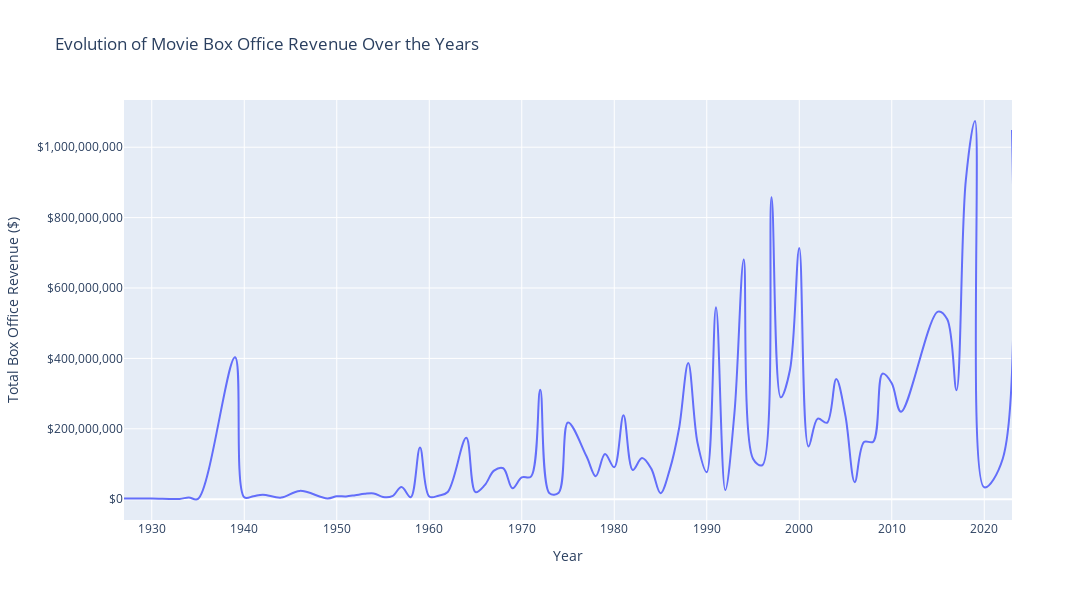

Notebook code for this chart:
### Code cell
# Prepare data for box office revenue evolution
oscar_revenue_data_corrected = oscar_act_info[['Movie box office revenue', 'Movie release year']].dropna()
oscar_revenue_data_corrected = oscar_revenue_data_corrected.dropna(subset=['Movie release year'])

# Group by year and calculate total box office revenue
oscar_revenue_data_corrected['Year'] = oscar_revenue_data_corrected['Movie release year']
revenue_by_year_corrected = oscar_revenue_data_corrected.groupby('Year')['Movie box office revenue'].sum().reset_index()

# Create a line chart
fig = px.line(
    revenue_by_year_corrected,
    x='Year',
    y='Movie box office revenue',
    title='Evolution of Movie Box Office Revenue Over the Years',
    labels={'Year': 'Year', 'Movie box office revenue': 'Box Office Revenue ($)'},
    line_shape='spline'
)

# Update layout for better readability
fig.update_layout(
    xaxis=dict(title='Year'),
    yaxis=dict(title='Total Box Office Revenue ($)', tickformat='$,.0f'),
    width=1400, 
    height=600  
)

fig.show()

### Figure 1 — Plotly figure (JSON) as saved in the notebook; plotly's stock layout.template omitted (floating-point values rounded to 4 significant figures)
{"data": [{"hovertemplate": "Year=%{x}<br>Box Office Revenue ($)=%{y}<extra></extra>", "legendgroup": "", "line": {"color": "#636efa", "dash": "solid", "shape": "spline"}, "marker": {"symbol": "circle"}, "mode": "lines", "name": "", "orientation": "v", "showlegend": false, "type": "scatter", "x": [1927, 1928, 1930, 1933, 1934, 1935, 1939, 1940, 1941, 1942, 1944, 1946, 1949, 1950, 1951, 1952, 1953, 1954, 1955, 1956, 1957, 1958, 1959, 1960, 1961, 1962, 1964, 1965, 1966, 1967, 1968, 1969, 1970, 1971, 1972, 1973, 1974, 1975, 1977, 1978, 1979, 1980, 1981, 1982, 1983, 1984, 1985, 1986, 1987, 1988, 1989, 1990, 1991, 1992, 1993, 1994, 1995, 1996, 1997, 1998, 1999, 2000, 2001, 2002, 2003, 2004, 2005, 2006, 2007, 2008, 2009, 2010, 2011, 2015, 2016, 2017, 2018, 2019, 2020, 2022, 2023], "xaxis": "x", "y": [1750000, 1700000, 2000000, 582000, 5000000, 950000, 403252000, 5385000, 8500000, 12878000, 4613000, 23650000, 2300000, 8450000, 8000000, 11500000, 15300000, 16500000, 6200000, 8500000, 34700000, 5641711, 146900000, 7552000, 10000000, 20629846, 174272727, 20000000, 40000000, 81046645, 88036975, 31132592, 61749765, 64212637, 311265000, 16800000, 18600000, 217962550, 121951425, 65307810, 128488000, 90562990, 238570864, 82803889, 116863489, 86874643, 17005229, 84147062, 200087900, 386903753, 160536687, 76722003, 545485844, 25966555, 246836296, 680747181, 115118223, 96504305, 857519286, 289317794, 367830546, 713911713, 149785719, 228918649, 217200604, 341495180, 235672044, 48362207, 162456338, 163403350, 356613875, 329398046, 248376487, 532950503, 510947316, 309620701, 903655259, 1074458282, 33777948, 114970200, 1048799622], "yaxis": "y"}], "layout": {"height": 600, "legend": {"tracegroupgap": 0}, "title": {"text": "Evolution of Movie Box Office Revenue Over the Years"}, "width": 1400, "xaxis": {"anchor": "y", "domain": [0, 1], "title": {"text": "Year"}}, "yaxis": {"anchor": "x", "domain": [0, 1], "tickformat": "$,.0f", "title": {"text": "Total Box Office Revenue ($)"}}}}
